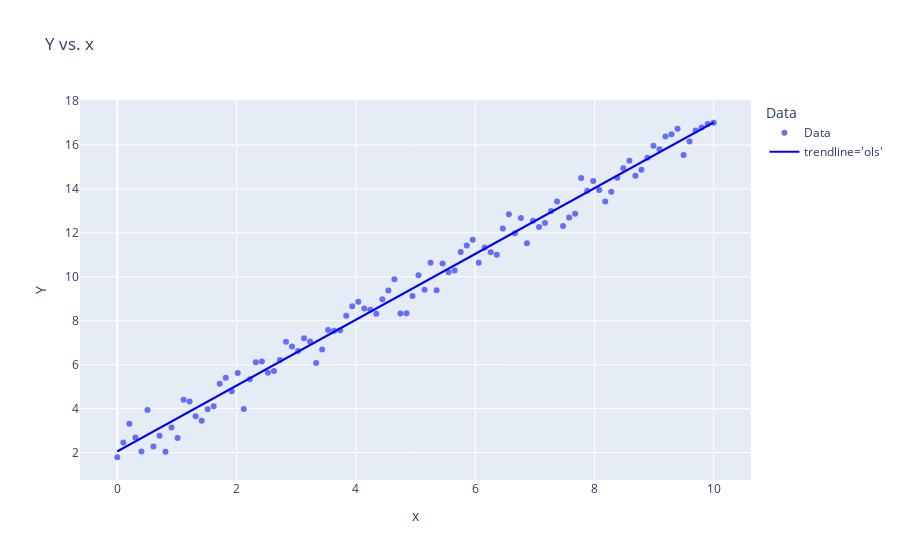

This figure's notebook cell:
### Markdown cell above
### Q.2 
Use a dataset simulated from your theoretical Simple Linear Regression model to demonstrate how to create and visualize a fitted Simple Linear Regression model using pandas and import statsmodels.formula.api as smf

### Code cell
import statsmodels.formula.api as smf  # what is this library for?
# to access the statsmodels formula api, and renaming it as smf for easier use. 
# it lets us specify and fit statistical models using a formula-based syntax to make a OLS regression
import plotly.express as px  # this is a ploting library
import pandas as pd
df = pd.DataFrame({'x': x, 'Y': Y})
# what are the following two steps doing?
model_data_specification = smf.ols("Y~x", data=df) 
fitted_model = model_data_specification.fit() 
# they specify the model (Y~x indicates that Y is predicted by x) and then fit it to the data

# what do each of the following provide?
fitted_model.summary()  # simple explanation? 
# summary table with details like R-squared, coefficients, standard errors, 
# and p-values for testing hypotheses about each coefficient
fitted_model.summary().tables[1]  # simple explanation?
# only shows regression coefficients 
fitted_model.params  # simple explanation?
# shows the intercept and slope
fitted_model.params.values  # simple explanation?
# numerical values of these coefficients.
fitted_model.rsquared  # simple explanation? R-squared value

# what two things does this add onto the figure?
df['Data'] = 'Data' # hack to add data to legend -> creates a column to be used as a legend entry in the plot.
fig = px.scatter(df, x='x',  y='Y', color='Data', 
                 trendline='ols', title='Y vs. x') # Creates a scatter plot with a regression trendline.

# This is essentially what above `trendline='ols'` does 
fig.add_scatter(x=df['x'], y=fitted_model.fittedvalues,
                line=dict(color='blue'), name="trendline='ols'")
# Adds the fitted regression line as a separate trace to emphasize the trendline on the plot.

fig.show() # USE `fig.show(renderer="png")` FOR ALL GitHub and MarkUs SUBMISSIONS
